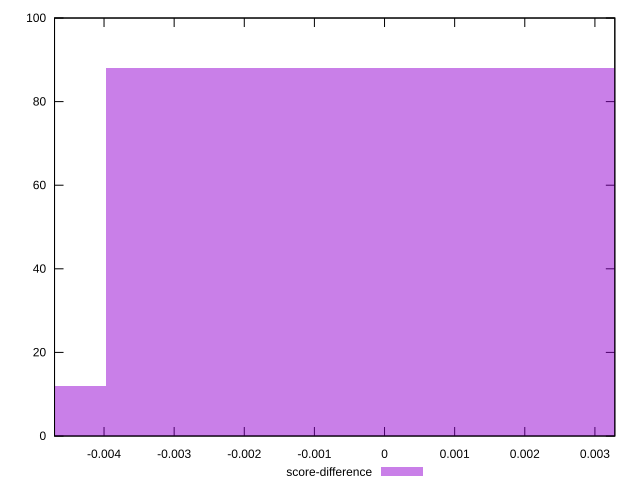

gnuplot code for this plot:
reset

$scoreDifference <<EOF
0 88
-0.007943540829605342 12
EOF

set key outside below
set boxwidth 0.007943540829605342
set xrange [-0.004705821776645136:0.0032839786267266913]
set yrange [0:100]
set trange [0:100]
set style fill transparent solid 0.5 noborder
set terminal svg size 640, 490 enhanced background rgb 'white'
set output "report_00008_2021-01-22T20:58:29.167/first-cpu-idle/samples/pages+cached+noadtech/score-difference/histogram.svg"

plot $scoreDifference title "score-difference" with boxes

reset
